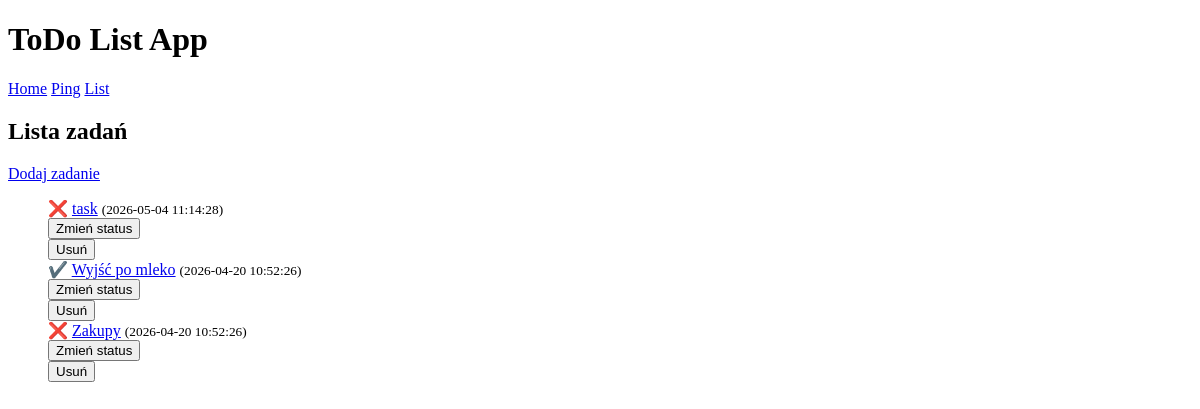
Page /list_tasks on the earlier database version.
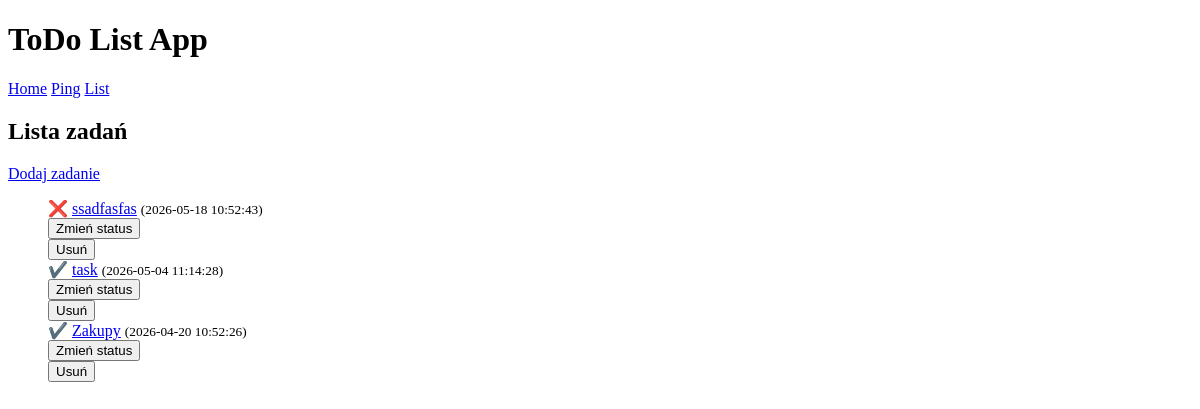
Same page on the later database version.
### tables this page shows
CREATE TABLE tasks (
id INTEGER PRIMARY KEY AUTOINCREMENT,
title TEXT NOT NULL,
done INTEGER NOT NULL DEFAULT 0 CHECK (done IN (0,1)),
created_at TEXT NOT NULL DEFAULT (datetime('now'))
);

### web/routes.py (the view)
@web.route("/list_tasks")
def list_tasks():
    db = get_db()
    tasks = db.execute("SELECT id, title, done, created_at FROM tasks ORDER BY created_at DESC;").fetchall()
    return render_template("list_tasks.html", tasks = tasks)

### web/routes.py (called while the page is built)
def get_db():
    if "db" not in g:  # g - globalna zmienna flaskowa
        conn = sqlite3.connect(DATABASE)
        conn.row_factory = sqlite3.Row
        conn.execute(
            "PRAGMA foreign_keys = ON;"
        )  # zapytanie włączające obsługę kluczy obcych
        g.db = conn
    return g.db

### templates/list_tasks.html (shortened to what this page needs)
{% extends "index.html" %}
{% block content %}
    <h2>Lista zadań</h2>
    <a href="{{ url_for('web.add_task') }}">Dodaj zadanie</a>
    {% if tasks|length == 0 %}
        <p>Brak zadań.</p>
    {% else %}
        <ul style="list-style-type: none;">
            {% for task in tasks %}
                <li>
                    {% if task["done"] %}
                        ✔️
                    {% else %}
                        ❌
                    {% endif %}
                    <a href="{{url_for('web.task', task_id=task['id'])}}">{{ task["title"] }}</a>
                    <small>({{task["created_at"]}})</small>
                    <form action="{{url_for('web.update_task_status', task_id=task['id'])}}" method="post">
                        <button type="submit">Zmień status</button>
                    </form>
                    <form action="{{url_for('web.delete_task', task_id=task['id'])}}" method="post">
                        <button type="submit">Usuń</button>
                    </form>
                </li>
            {% endfor %}
        </ul>
    {% endif %}
{% endblock %}

Differences in the rows shown:
removed tasks: title "Wyjść po mleko", created_at "2026-04-20 10:52:26"
added tasks: title "ssadfasfas", created_at "2026-05-18 10:52:43"
changed tasks "task": done "❌" → "✔️"
changed tasks "Zakupy": done "❌" → "✔️"
